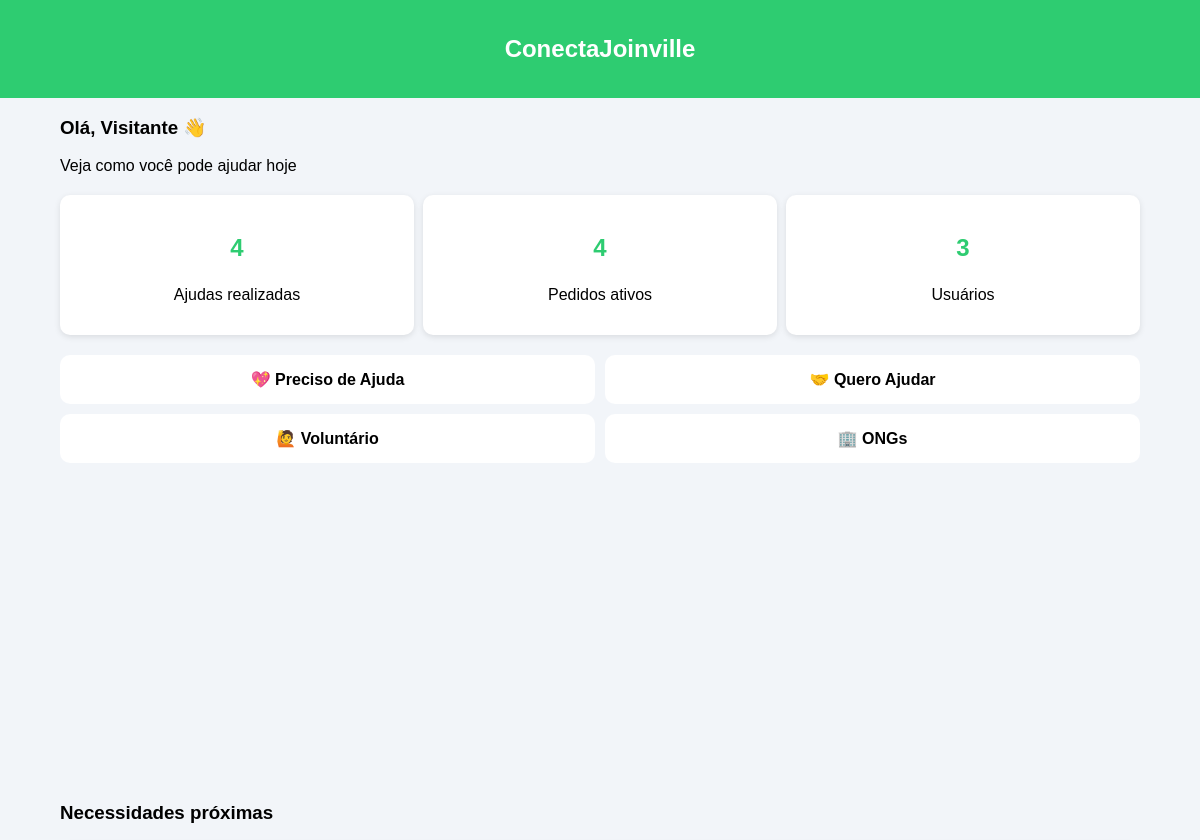
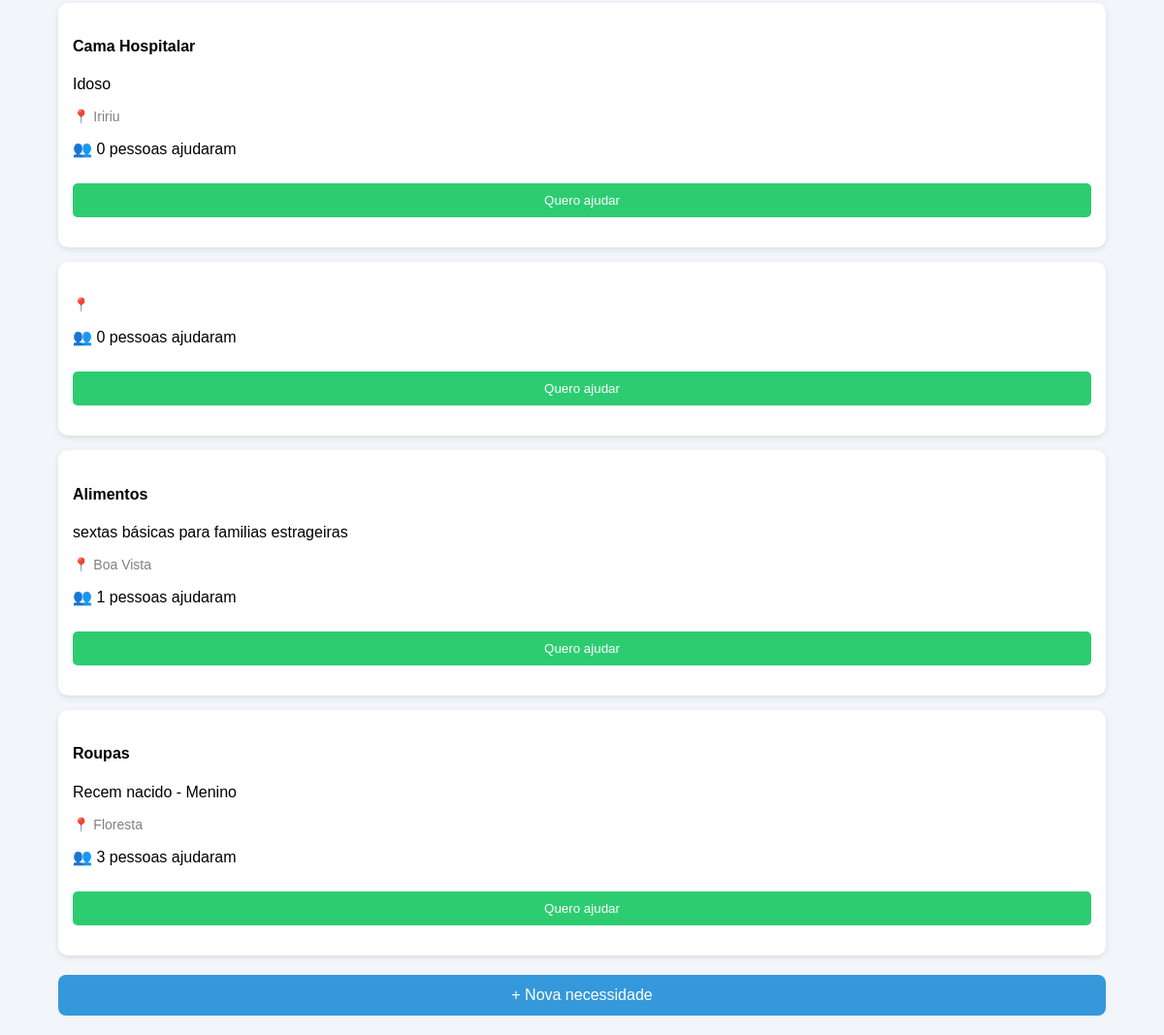
The app's page /dashboard?tipo=ajudar with its own data (2 pictures, top to bottom).
### tables this page shows
CREATE TABLE necessidades (
    id INTEGER PRIMARY KEY AUTOINCREMENT,
    titulo TEXT,
    descricao TEXT,
    bairro TEXT
);

### app.py (the view, shortened to what this page needs)
@app.route("/dashboard")
def dashboard():
    conn = conectar()
    cursor = conn.cursor()
    tipo = request.args.get("tipo")
    if tipo == "ajudar":
        cursor.execute("""
        SELECT necessidades.*, COUNT(ajudas.id) as total
        FROM necessidades
        LEFT JOIN ajudas ON necessidades.id = ajudas.necessidade_id
        GROUP BY necessidades.id
        ORDER BY total ASC
        """)
    necessidades = cursor.fetchall()
    cursor.execute("SELECT COUNT(*) FROM ajudas")
    total_ajudas = cursor.fetchone()[0]
    cursor.execute("SELECT COUNT(*) FROM necessidades")
    total_necessidades = cursor.fetchone()[0]
    cursor.execute("SELECT COUNT(*) FROM usuarios")
    total_usuarios = cursor.fetchone()[0]
    conn.close()
    usuario = session.get("usuario", "Visitante")
    return render_template("dashboard.html",
        necessidades=necessidades,
        usuario=usuario,
        total_ajudas=total_ajudas,
        total_necessidades=total_necessidades,
        total_usuarios=total_usuarios
    )

### app.py (called while the page is built)
def conectar():
    return sqlite3.connect("database.db")

### templates/dashboard.html (shortened to what this page needs)
<link rel="stylesheet" href="/static/style.css">
<div class="topbar">
    <h2>ConectaJoinville</h2>
</div>
<div class="container">
    <h3>Olá, {{usuario}} 👋</h3>
    <p>Veja como você pode ajudar hoje</p>
    <div class="stats">
        <div class="stat-card">
            <h3>{{total_ajudas}}</h3>
            <p>Ajudas realizadas</p>
        </div>
        <div class="stat-card">
            <h3>{{total_necessidades}}</h3>
            <p>Pedidos ativos</p>
        </div>
        <div class="stat-card">
            <h3>{{total_usuarios}}</h3>
            <p>Usuários</p>
        </div>
    </div>
    <div class="grid">
    <a href="/nova" class="card-option">💖 Preciso de Ajuda</a>
    <a href="/dashboard?tipo=ajudar" class="card-option">🤝 Quero Ajudar</a>
    <a href="/voluntario" class="card-option">🙋 Voluntário</a>
    <a href="/ongs" class="card-option">🏢 ONGs</a>
    </div>
    <div id="map" style="height:300px; border-radius:10px;"></div>
    <h3>Necessidades próximas</h3>
    {% for n in necessidades %}
    <div class="card">
        <h4>{{n[1]}}</h4>
        <p>{{n[2]}}</p>
        <span class="bairro">📍 {{n[3]}}</span>
        <p>👥 {{n[4]}} pessoas ajudaram</p>
        <form action="/ajudar/{{n[0]}}" method="POST">
            <button class="btn-ajudar">Quero ajudar</button>
        </form>
    </div>
    {% endfor %}
    <a href="/nova" class="btn-nova">+ Nova necessidade</a>
</div>

### static/style.css (style rules this page uses)
.topbar { background: #2ecc71; color: white; padding: 15px; text-align: center; }
.container { width: 90%; margin: auto; }
.grid { display: grid; grid-template-columns: 1fr 1fr; gap: 10px; margin: 20px 0; }
.card-option { background: white; padding: 15px; border-radius: 10px; text-align: center; font-weight: bold; text-decoration: none; color: black; display: block; }
.card { background: white; padding: 15px; margin: 15px 0; border-radius: 10px; box-shadow: 0 2px 6px rgba(0,0,0,0.1); }
.btn-ajudar { background: #2ecc71; color: white; border: none; padding: 10px; width: 100%; border-radius: 5px; margin-top: 10px; cursor: pointer; }
.btn-nova { display: block; text-align: center; background: #3498db; color: white; padding: 12px; border-radius: 8px; text-decoration: none; margin: 20px 0; }
.bairro { color: gray; font-size: 14px; }
.stats { display: flex; justify-content: space-between; margin: 20px 0; }
.stat-card { background: white; padding: 15px; border-radius: 10px; width: 30%; text-align: center; box-shadow: 0 2px 6px rgba(0,0,0,0.1); }
.stat-card h3 { color: #2ecc71; font-size: 24px; }

### records on screen
necessidades: titulo "Cama Hospitalar", descricao "Idoso", bairro "Iririu", n "0"
necessidades: n "0"
necessidades: titulo "Alimentos", descricao "sextas básicas para familias estrageiras", bairro "Boa Vista", n "1"
necessidades: titulo "Roupas", descricao "Recem nacido - Menino", bairro "Floresta", n "3"

### other values on screen
{{ usuario }} "Visitante"
{{ total_ajudas }} "4"
{{ total_necessidades }} "4"
{{ total_usuarios }} "3"
